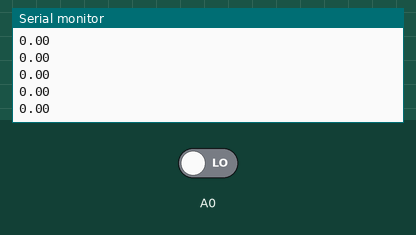
This sketch was run on a simulated Arduino Uno, built with avr-gcc and run on an emulated ATmega328P. Shown: the last lines printed to the serial monitor. Inputs (shaded band) come from the test bench; at power-on: A0 LOW.

Above: at 1.2 s.
1.3 s: A0 driven HIGH
At 1.36 s:
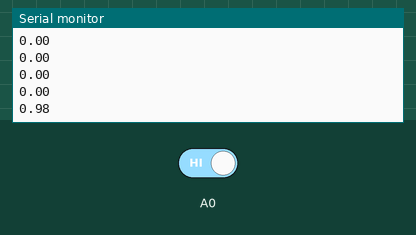
2.8 s: A0 driven LOW
At 2.83 s:
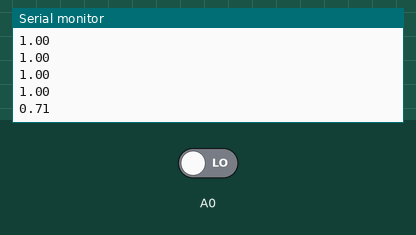
Timing chart, 0 to 5.8 s (numbered marks = the images above; inputs shaded):
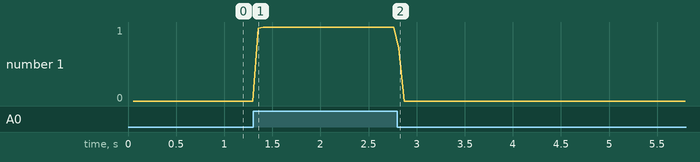

The sketch:

testSignalProcess.ino
```cpp
// The higher the values, the better signal we get but the longer it takes.
#define SIGNAL_SAMPLE_SIZE 1000
// Sample of 1000 with rate of 50 gives us about +-9% variation in 50ms (0.05s)
// Sample of 1000 with rate of 100 gives us about +-1% variation in 100ms (0.1s)
#define SIGNAL_PROCESSING_RATE_MICROSECONDS 50

// It'd be worth looking at using hardware instead to save the processing time.

/**
 * Process the PWM signal on a specific port and returns the
 * percentage of HIGH found in the samples (between 0 and 1.0)
 */
double processSignal()
{
  int counter = 0;
  for(int i = 0; i < SIGNAL_SAMPLE_SIZE; i++)
  {
    if(digitalRead(A0) == HIGH)
    {
      counter++;
    }
    delayMicroseconds(SIGNAL_PROCESSING_RATE_MICROSECONDS);
  }
  return (1.0*counter)/(1.0*SIGNAL_SAMPLE_SIZE);
}

void setup()
{
  Serial.begin(9600);
}

void loop()
{
  Serial.println(processSignal());
}
```

Measured:
- after the input at 1.3 s, the serial monitor: prints a new line after 0.05 s (image 1)
- after the input at 2.8 s, the serial monitor: prints a new line at once (image 2)
- plotted number 1: 0 → 1 after the input at 1.3 s
